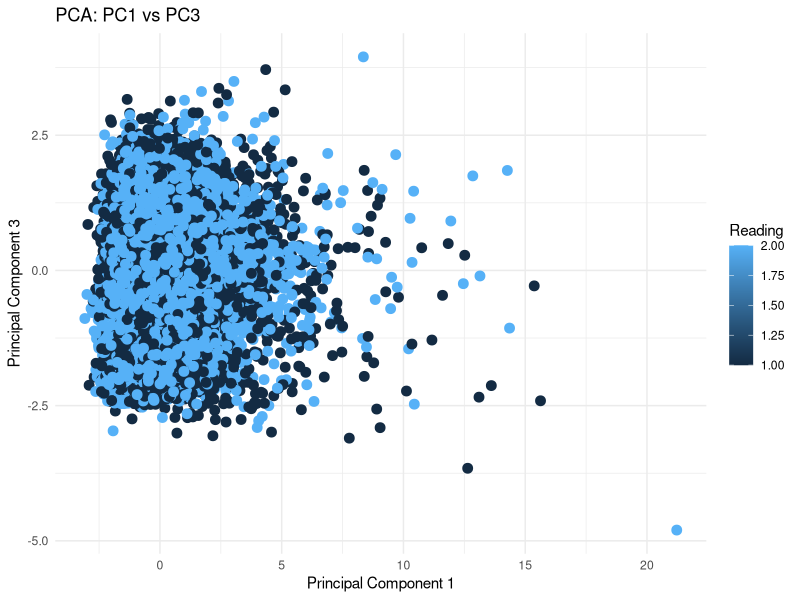

R code for this plot:
library(tidyverse);
pca_plot_data <- read_csv("derived_data/pca_plot_data.csv")
plot2 <- ggplot(pca_plot_data, aes(x = PC1, y = PC3)) +
  geom_point(aes(color = Reading), size = 3) +
  labs(
    title = "PCA: PC1 vs PC3",
    x = "Principal Component 1",
    y = "Principal Component 3",
    color = "Reading"
  ) +
  theme_minimal()
ggsave("figures/PC1vsPC3.png", plot=plot2)